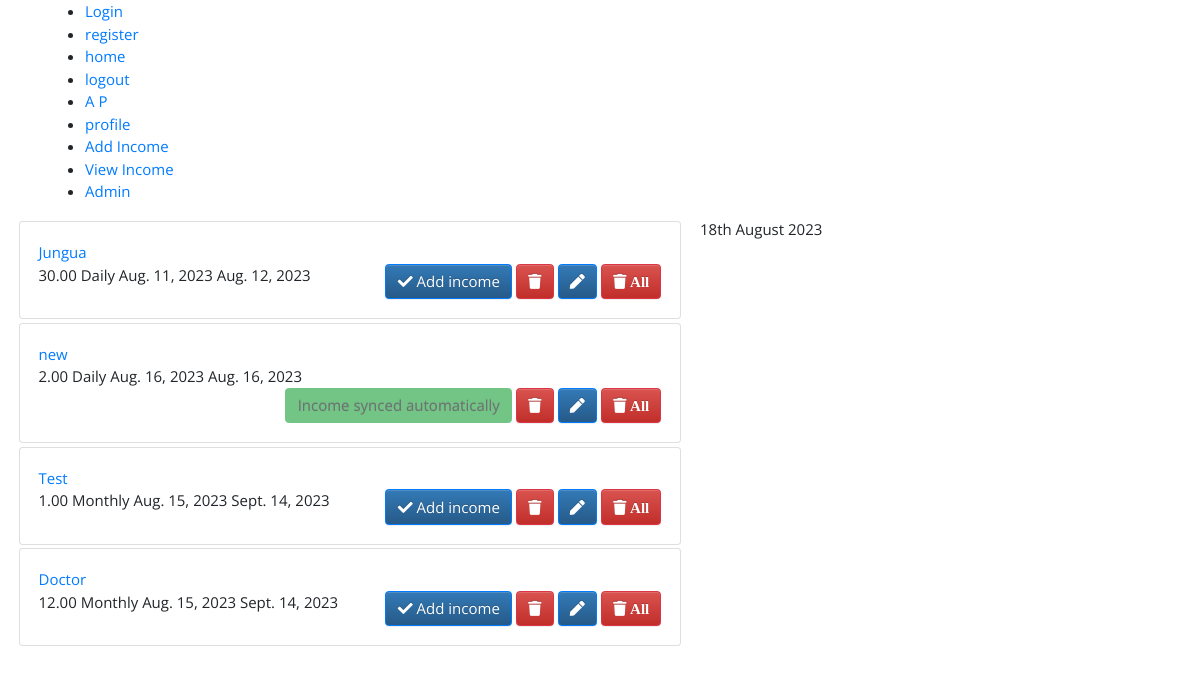
Page /income/view_income/ (signed in) on the committed database.
### account/models.py (models this page shows, shortened)
class Account(AbstractUser):
    first_name = models.CharField(max_length=50)
    last_name = models.CharField(max_length=50)
    email=models.EmailField(unique=True)
    phone = models.CharField(max_length=10)
    dob = models.DateField()
    pan = models.CharField(max_length=10)
    date_joined = models.DateTimeField(auto_now_add=True)
    last_login = models.DateTimeField(auto_now=True)
    is_active = models.BooleanField(default=False)
    objects=MyAccountManager()
    REQUIRED_FIELDS = ['first_name', 'last_name', 'email','phone','dob','pan']
    class Meta:
        verbose_name = 'Account'
        verbose_name_plural = 'Accounts'
        ordering = ('-date_joined',)

### income/models.py (models this page shows, shortened)
class IncomeObject(models.Model):
    '''Stores the income object'''
    source = models.CharField(max_length=255, blank=False)
    amount = models.DecimalField(max_digits=10, decimal_places=2, blank=False)
    frequency = models.CharField(
        max_length=255, choices=choices, blank=False, default='Monthly')
    last_date = models.DateField(blank=False)
    next_date = models.DateField(blank=False,null=False)
    user = models.ForeignKey(Account, on_delete=models.CASCADE)
    description = models.TextField(blank=True)
    is_active = models.BooleanField(default=True)#!Tells if the current source of income is active now(user earns through it)
    is_passive = models.BooleanField(default=False)#!Tells if the source of income is a form of passive income
    status = models.BooleanField(default=False, blank=False, null=False)#!Default synced status
    added=models.BooleanField(default=False, blank=False, null=False)#!Income is credited
    class Meta:
        ordering = ['-last_date']
        verbose_name_plural = 'Income Object'

### income/views.py (the view)
# urls.py: path("view_income/", views.view_income, name="view_income"),
@login_required(login_url='login/')
def view_income(request):
    income = IncomeObject.objects.filter(
        user=request.user).order_by('-next_date')
    income1 = []
    income2 = []
    for i in income:
        if (i.source not in income2 or i.frequency == 'Once') and (i.is_active == True):
            income1.append(i)
            income2.append(i.source)
    income1.sort(key=lambda x: x.next_date)
    return render(request, 'view_income.html', {'income': income1})

### templates/view_income.html
{%extends 'base.html' %}
{% load static %}
{% block content %}
{% now "jS F Y " %}
<link rel="stylesheet/css" href="{% static 'css/button.css' %}">
<div class="col-md-7 col-lg-7" style="height: 450px;">
    {% for i in income %}
    <div class="card m-1">
        <div class="card-body">
            <a href="{% url 'analyse_single' i.id %}">{{i.source}}</a><br>{{i.amount}} {{i.frequency}} {{i.last_date}} {{i.next_date}}
            <span style="position: relative; float: right;">
                {% if not i.status %}
                <a href="{% url 'add_object_income' i.id %}" class="btn btn-primary"><i class="fa fa-check"></i> Add income </a>
                {% else %}
                <a class="btn btn-success disabled" > Income synced automatically </a>
                {% endif %}
                <a href="{% url 'delete_income' i.id %}" class="btn btn-danger"><i class="fa fa-trash"></i></a>
                <a href="{% url 'edit_income' i.id %}" class="btn btn-primary"><i class="fa fa-pen"></i></a>
                <a href="{% url 'delete_source_income' i.source %}" class="btn btn-danger"><i class="fa fa-trash"> All </i></a>
            </span>
        </div>
    </div>
   {% endfor %}
</div>
{%endblock content %}

### templates/navbar.html
<div class="container">
  <ul>
    <li><a href="{%url 'login' %}">Login</a></li>
    <li><a href="{%url 'register' %}">register</a></li>
    <li><a href="{%url 'home' %}">home</a></li>
    <li><a href="{%url 'logout' %}">logout</a></li>
    <li><a href="#">{{user.first_name}} {{user.last_name}}</a></li>
    {%if user.is_authenticated%}
    <li><a href="{%url 'profile' user.username %}">profile</a></li>
    <li><a href="{% url 'add_income' %}">Add Income</a> </li>
    <li><a href="{% url 'view_income' %}">View Income</a></li>
    {%endif%}
    <li><a href="/admin/">Admin</a></li>
  </ul>
  </div>

### static/css/style.css (style rules this page uses)
body { font-family: "Open Sans", -apple-system, BlinkMacSystemFont, "Segoe UI", Roboto, "Helvetica Neue", Arial, "Noto Sans", sans-serif, "Apple Color Emoji", "Segoe UI Emoji", "Segoe UI Symbol", "Noto Color Emoji"; background-color: #fff; height: 200vh; position: relative; }
body:before { content: ""; position: absolute; top: 0; left: 0; right: 0; bottom: 0; background: rgba(0, 0, 0, 0.5); -webkit-transition: .3s all ease; -o-transition: .3s all ease; transition: .3s all ease; opacity: 0; visibility: hidden; z-index: 1; }
a { -webkit-transition: .3s all ease; -o-transition: .3s all ease; transition: .3s all ease; }
a, a:hover { text-decoration: none !important; }

### static/css/ui.css (style rules this page uses)
html { font-family: "Inter", sans-serif; font-size: 15px; }

### rows in the picture
Account: first_name "A", last_name "P"
IncomeObject: source "Jungua", amount "30.00", frequency "Daily", last_date "Aug. 11, 2023", next_date "Aug. 12, 2023", status False (drawn)
IncomeObject: source "new", amount "2.00", frequency "Daily", last_date "Aug. 16, 2023", next_date "Aug. 16, 2023", status "Income synced automatically"
IncomeObject: source "Test", amount "1.00", frequency "Monthly", last_date "Aug. 15, 2023", next_date "Sept. 14, 2023", status False (drawn)
IncomeObject: source "Doctor", amount "12.00", frequency "Monthly", last_date "Aug. 15, 2023", next_date "Sept. 14, 2023", status False (drawn)
